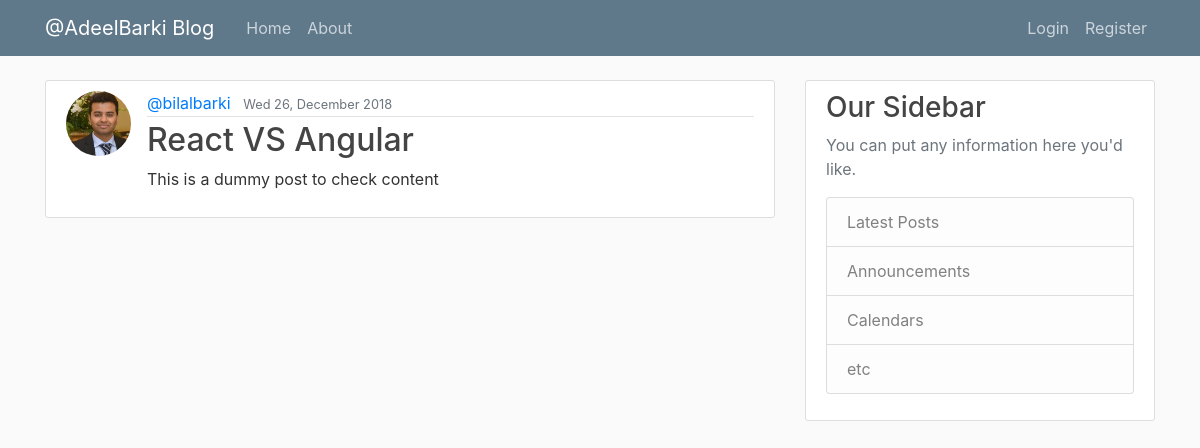
Screenshot of /post/2 with the database file from the repository.
### blog/models.py (models this page shows, shortened)
class User(db.Model, UserMixin):
    id = db.Column(db.Integer, primary_key=True)
    username = db.Column(db.String(20), unique=True, nullable=False)
    email = db.Column(db.String(120), unique=True, nullable=False)
    image_file = db.Column(db.String(20), nullable=False, default='default.jpg')
    password = db.Column(db.String(60), nullable=False)
    posts = db.relationship('Post', backref='author', lazy=True)

class Post(db.Model):
    id = db.Column(db.Integer, primary_key=True)
    title = db.Column(db.String(100), nullable=False)
    date_posted = db.Column(db.DateTime, nullable=False, default=datetime.utcnow)
    content = db.Column(db.Text, nullable=False)
    user_id = db.Column(db.Integer, db.ForeignKey('user.id'), nullable=False)

### blog/routes.py (the view)
@app.route('/post/<int:post_id>')
def post(post_id):
    post = Post.query.get_or_404(post_id)
    return render_template('post.html', title=post.title, post=post)

### blog/templates/post.html (shortened to what this page needs)
{% extends "layout.html" %}
{% block content %}
    <article class="media content-section">
        <img src="{{url_for('static', filename='profile_pics/' + post.author.image_file)}}"
             class="rounded-circle article-img">
        <div class="media-body">
            <div class="article-metadata">
                <a class="mr-2" href="{{ url_for('user_posts', username=post.author.username)}}">@{{ post.author.username }}</a>
                <small class="text-muted">{{ post.date_posted.strftime('%a %d, %B %Y') }}</small>
            </div>
            <h2 class="artile-title">{{ post.title }}</h2>
            <p class="article-content">{{ post.content }}</p>
        </div>
    </article>
{% endblock content %}

### blog/static/main.css (style rules this page uses)
body { background: #fafafa; color: #333333; margin-top: 5rem; }
h1, h2, h3, h4, h5, h6 { color: #444444; }
.content-section { background: #ffffff; padding: 10px 20px; border: 1px solid #dddddd; border-radius: 3px; margin-bottom: 20px; }
.article-content { white-space: pre-line; }
.article-img { height: 65px; width: 65px; margin-right: 16px; }
.article-metadata { padding-bottom: 1px; margin-bottom: 4px; border-bottom: 1px solid #e3e3e3 }

### rows the page displays
User: image_file (picture), author.username "bilalbarki"
Post: date_posted "Wed 26, December 2018", title "React VS Angular", content "This is a dummy post to check content"
